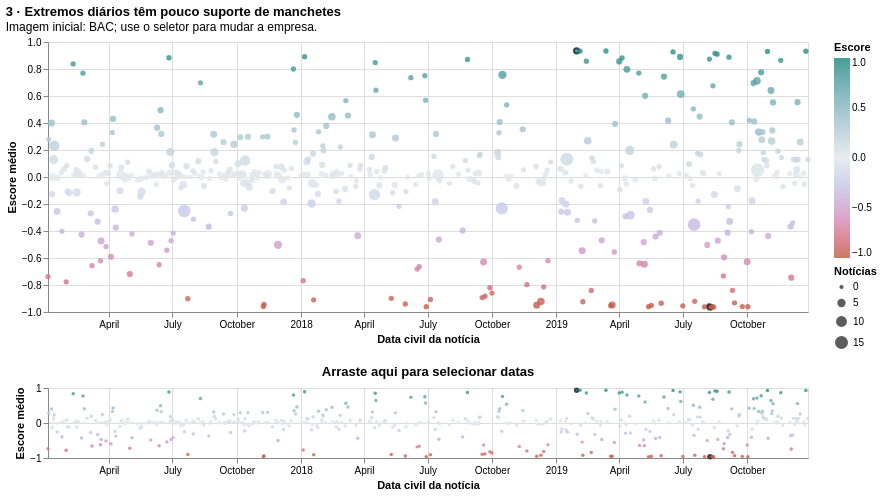

The code cell stored with this chart in its notebook:
### Markdown cell above
### Etapa 2 — Explorar a série temporal

O gráfico começa em BAC. O seletor muda a empresa; a seleção de datas altera o intervalo mostrado.

**Retorno do professor incorporado:** o tooltip apresenta empresa, data, escore médio, quantidade e até três manchetes completas. Quando há mais notícias, o campo “Outras manchetes” informa a quantidade adicional. Os títulos são exemplos ordenados por módulo do escore individual; não representam sozinhos o sentimento médio do ponto.

### Code cell
empresa_tempo = alt.param(name='empresa_tempo', value='BAC',
    bind=alt.binding_select(options=EMPRESAS, name='Empresa: '))
intervalo = alt.selection_interval(encodings=['x'], name='intervalo_datas')
pontos = alt.Chart(diario).transform_filter(alt.datum.stock == empresa_tempo).mark_circle().encode(
    x=alt.X('news_date:T', title='Data civil da notícia'),
    y=alt.Y('escore_sentimento:Q', title='Escore médio', scale=alt.Scale(domain=[-1, 1])),
    size=alt.Size('n_noticias:Q', title='Notícias', scale=alt.Scale(range=[18, 180])),
    color=alt.Color('escore_sentimento:Q', title='Escore',
        scale=alt.Scale(domain=[-1, 0, 1], range=['#BD5B3A', '#E3E8EC', '#16877B'])),
    stroke=alt.condition('isValid(datum.extremo)', alt.value('#172533'), alt.value('transparent')),
    strokeWidth=alt.value(2), opacity=alt.value(.8),
    tooltip=[alt.Tooltip('stock:N', title='Empresa'),
             alt.Tooltip('news_date:T', title='Data da notícia', format='%d/%m/%Y'),
             alt.Tooltip('escore_sentimento:Q', title='Escore médio', format='.3f'),
             alt.Tooltip('n_noticias:Q', title='Notícias no grupo'),
             alt.Tooltip('manchete_1:N', title='Manchete 1 (maior |escore|)'),
             alt.Tooltip('manchete_2:N', title='Manchete 2'),
             alt.Tooltip('manchete_3:N', title='Manchete 3'),
             alt.Tooltip('outras_manchetes:Q', title='Outras manchetes no grupo')])
detalhe = pontos.transform_filter(intervalo).properties(width=760, height=270)
visao_geral = pontos.encode(size=alt.value(12)).properties(
    width=760, height=70, title='Arraste aqui para selecionar datas').add_params(intervalo)
q3 = (detalhe & visao_geral).add_params(empresa_tempo).properties(
    title=alt.TitleParams(
        text='3 · Extremos diários têm pouco suporte de manchetes',
        subtitle='Imagem inicial: BAC; use o seletor para mudar a empresa.'))
display(q3)
display(extremos.sort_values(['stock', 'extremo'])[
    ['stock', 'extremo', 'news_date', 'escore_sentimento', 'n_noticias', 'manchete_exemplo']])

### Figure 1 — Vega-Lite specification as saved in the notebook (floating-point values rounded to 4 significant figures; data arrays with more than 128 entries replaced by an {"elided": "..."} marker saying what was removed)
{"$schema": "https://vega.github.io/schema/vega-lite/v6.4.1.json", "config": {"view": {"continuousHeight": 300, "continuousWidth": 300}}, "data": {"name": "data-ea6167c820697b5c5c327795bc564a82"}, "datasets": {"data-ea6167c820697b5c5c327795bc564a82": {"elided": "2569 records"}}, "params": [{"name": "intervalo_datas", "select": {"encodings": ["x"], "type": "interval"}, "views": ["view_0178c215f9851b61_1"]}, {"bind": {"input": "select", "name": "Empresa: ", "options": ["BAC", "JNJ", "KO", "NFLX", "NVDA"]}, "name": "empresa_tempo", "value": "BAC"}], "title": {"subtitle": "Imagem inicial: BAC; use o seletor para mudar a empresa.", "text": "3 · Extremos diários têm pouco suporte de manchetes"}, "vconcat": [{"encoding": {"color": {"field": "escore_sentimento", "scale": {"domain": [-1, 0, 1], "range": ["#BD5B3A", "#E3E8EC", "#16877B"]}, "title": "Escore", "type": "quantitative"}, "opacity": {"value": 0.8}, "size": {"field": "n_noticias", "scale": {"range": [18, 180]}, "title": "Notícias", "type": "quantitative"}, "stroke": {"condition": {"test": "isValid(datum.extremo)", "value": "#172533"}, "value": "transparent"}, "strokeWidth": {"value": 2}, "tooltip": [{"field": "stock", "title": "Empresa", "type": "nominal"}, {"field": "news_date", "format": "%d/%m/%Y", "title": "Data da notícia", "type": "temporal"}, {"field": "escore_sentimento", "format": ".3f", "title": "Escore médio", "type": "quantitative"}, {"field": "n_noticias", "title": "Notícias no grupo", "type": "quantitative"}, {"field": "manchete_1", "title": "Manchete 1 (maior |escore|)", "type": "nominal"}, {"field": "manchete_2", "title": "Manchete 2", "type": "nominal"}, {"field": "manchete_3", "title": "Manchete 3", "type": "nominal"}, {"field": "outras_manchetes", "title": "Outras manchetes no grupo", "type": "quantitative"}], "x": {"field": "news_date", "title": "Data civil da notícia", "type": "temporal"}, "y": {"field": "escore_sentimento", "scale": {"domain": [-1, 1]}, "title": "Escore médio", "type": "quantitative"}}, "height": 270, "mark": {"type": "circle"}, "transform": [{"filter": "(datum.stock === empresa_tempo)"}, {"filter": {"param": "intervalo_datas"}}], "width": 760}, {"encoding": {"color": {"field": "escore_sentimento", "scale": {"domain": [-1, 0, 1], "range": ["#BD5B3A", "#E3E8EC", "#16877B"]}, "title": "Escore", "type": "quantitative"}, "opacity": {"value": 0.8}, "size": {"value": 12}, "stroke": {"condition": {"test": "isValid(datum.extremo)", "value": "#172533"}, "value": "transparent"}, "strokeWidth": {"value": 2}, "tooltip": [{"field": "stock", "title": "Empresa", "type": "nominal"}, {"field": "news_date", "format": "%d/%m/%Y", "title": "Data da notícia", "type": "temporal"}, {"field": "escore_sentimento", "format": ".3f", "title": "Escore médio", "type": "quantitative"}, {"field": "n_noticias", "title": "Notícias no grupo", "type": "quantitative"}, {"field": "manchete_1", "title": "Manchete 1 (maior |escore|)", "type": "nominal"}, {"field": "manchete_2", "title": "Manchete 2", "type": "nominal"}, {"field": "manchete_3", "title": "Manchete 3", "type": "nominal"}, {"field": "outras_manchetes", "title": "Outras manchetes no grupo", "type": "quantitative"}], "x": {"field": "news_date", "title": "Data civil da notícia", "type": "temporal"}, "y": {"field": "escore_sentimento", "scale": {"domain": [-1, 1]}, "title": "Escore médio", "type": "quantitative"}}, "height": 70, "mark": {"type": "circle"}, "name": "view_0178c215f9851b61_1", "title": "Arraste aqui para selecionar datas", "transform": [{"filter": "(datum.stock === empresa_tempo)"}], "width": 760}]}
